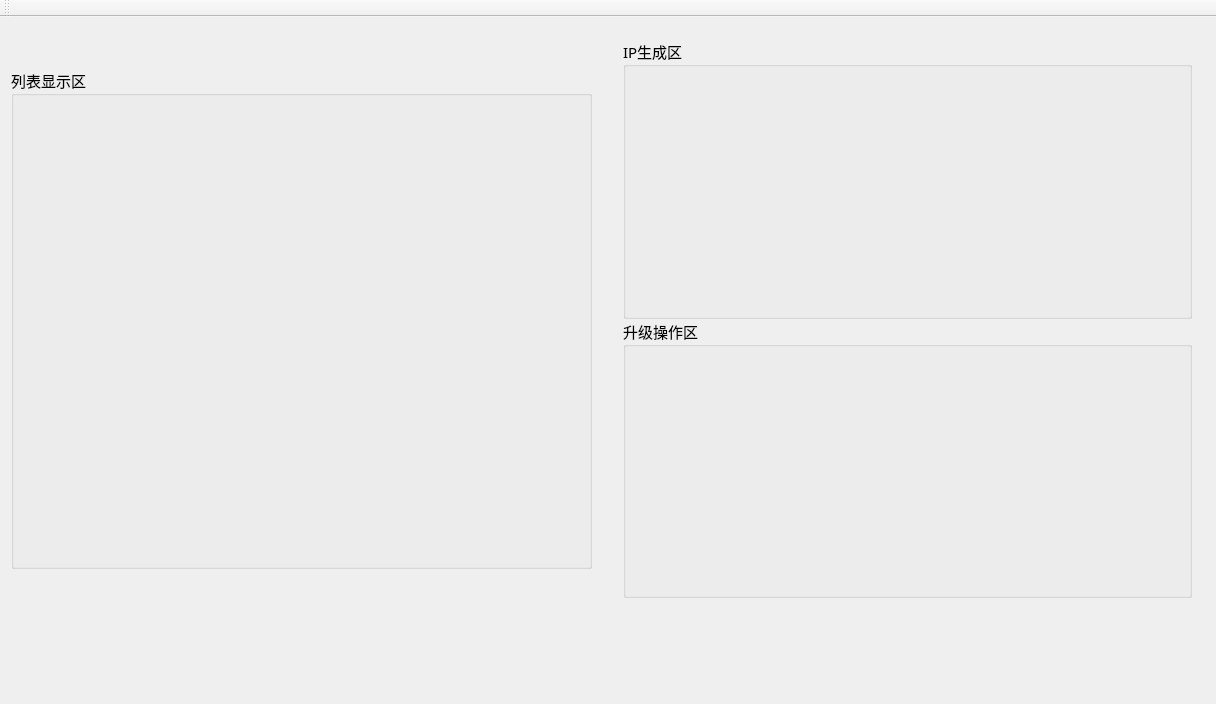
<?xml version="1.0" encoding="UTF-8"?>
<ui version="4.0">
 <class>MainWindow</class>
 <widget class="QMainWindow" name="MainWindow">
  <property name="geometry">
   <rect>
    <x>0</x>
    <y>0</y>
    <width>1216</width>
    <height>704</height>
   </rect>
  </property>
  <property name="minimumSize">
   <size>
    <width>1216</width>
    <height>704</height>
   </size>
  </property>
  <property name="maximumSize">
   <size>
    <width>1216</width>
    <height>704</height>
   </size>
  </property>
  <property name="sizeIncrement">
   <size>
    <width>1216</width>
    <height>704</height>
   </size>
  </property>
  <property name="font">
   <font>
    <family>微软雅黑</family>
    <pointsize>11</pointsize>
   </font>
  </property>
  <property name="windowTitle">
   <string>PDU批量升级工具</string>
  </property>
  <property name="windowIcon">
   <iconset>
    <normaloff>images/logo.jpg</normaloff>images/logo.jpg</iconset>
  </property>
  <property name="whatsThis">
   <string>我们不一样</string>
  </property>
  <widget class="QWidget" name="centralWidget">
   <widget class="QGroupBox" name="group">
    <property name="geometry">
     <rect>
      <x>11</x>
      <y>51</y>
      <width>581</width>
      <height>501</height>
     </rect>
    </property>
    <property name="title">
     <string>列表显示区</string>
    </property>
    <layout class="QGridLayout" name="gridLayout">
     <property name="leftMargin">
      <number>0</number>
     </property>
     <property name="topMargin">
      <number>0</number>
     </property>
     <property name="rightMargin">
      <number>0</number>
     </property>
     <property name="bottomMargin">
      <number>0</number>
     </property>
     <property name="spacing">
      <number>0</number>
     </property>
     <item row="0" column="0">
      <layout class="QHBoxLayout" name="horizontalLayout">
       <property name="spacing">
        <number>0</number>
       </property>
       <item>
        <widget class="QWidget" name="ipsTabWid" native="true"/>
       </item>
       <item>
        <widget class="QWidget" name="oksTabWid" native="true"/>
       </item>
       <item>
        <widget class="QWidget" name="errsTabWid" native="true"/>
       </item>
      </layout>
     </item>
    </layout>
   </widget>
   <widget class="QWidget" name="devWid" native="true">
    <property name="geometry">
     <rect>
      <x>20</x>
      <y>0</y>
      <width>561</width>
      <height>41</height>
     </rect>
    </property>
    <property name="maximumSize">
     <size>
      <width>16777215</width>
      <height>60</height>
     </size>
    </property>
   </widget>
   <widget class="QWidget" name="">
    <property name="geometry">
     <rect>
      <x>612</x>
      <y>11</y>
      <width>591</width>
      <height>581</height>
     </rect>
    </property>
    <layout class="QVBoxLayout" name="verticalLayout">
     <property name="spacing">
      <number>0</number>
     </property>
     <item>
      <widget class="QGroupBox" name="ipWid">
       <property name="title">
        <string>IP生成区</string>
       </property>
      </widget>
     </item>
     <item>
      <widget class="QGroupBox" name="upWid">
       <property name="title">
        <string>升级操作区</string>
       </property>
      </widget>
     </item>
    </layout>
   </widget>
  </widget>
  <widget class="QToolBar" name="mainToolBar">
   <property name="windowTitle">
    <string>PDU网络升级工具</string>
   </property>
   <attribute name="toolBarArea">
    <enum>TopToolBarArea</enum>
   </attribute>
   <attribute name="toolBarBreak">
    <bool>false</bool>
   </attribute>
  </widget>
 </widget>
 <layoutdefault spacing="6" margin="11"/>
 <resources/>
 <connections/>
</ui>
